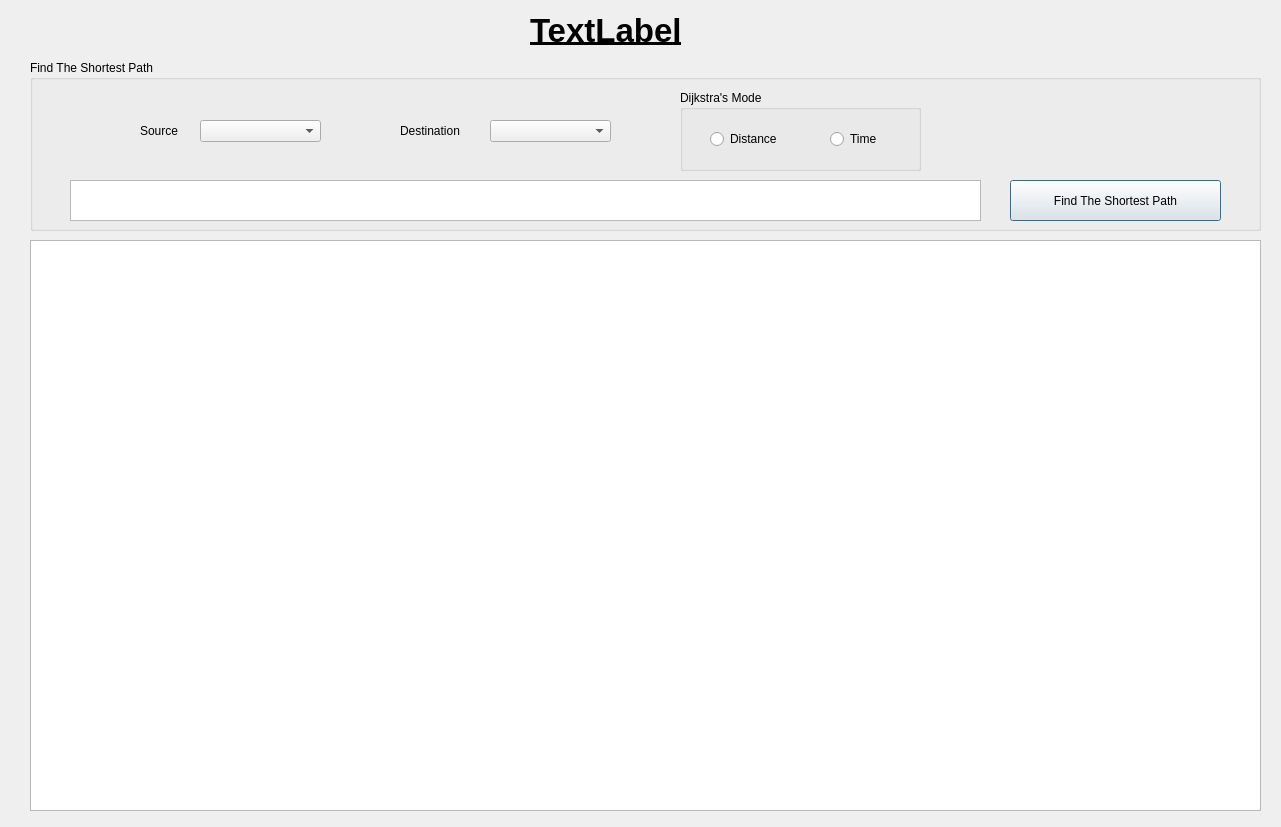
<?xml version="1.0" encoding="UTF-8"?>
<ui version="4.0">
 <class>ExploreMap</class>
 <widget class="QDialog" name="ExploreMap">
  <property name="geometry">
   <rect>
    <x>0</x>
    <y>0</y>
    <width>1281</width>
    <height>827</height>
   </rect>
  </property>
  <property name="windowTitle">
   <string>Shortest Path</string>
  </property>
  <widget class="QLabel" name="label">
   <property name="geometry">
    <rect>
     <x>530</x>
     <y>10</y>
     <width>291</width>
     <height>41</height>
    </rect>
   </property>
   <property name="font">
    <font>
     <pointsize>25</pointsize>
     <bold>true</bold>
     <underline>true</underline>
    </font>
   </property>
   <property name="text">
    <string>TextLabel</string>
   </property>
  </widget>
  <widget class="QGroupBox" name="groupBox">
   <property name="geometry">
    <rect>
     <x>30</x>
     <y>60</y>
     <width>1231</width>
     <height>171</height>
    </rect>
   </property>
   <property name="title">
    <string>Find The Shortest Path</string>
   </property>
   <widget class="QComboBox" name="city1">
    <property name="geometry">
     <rect>
      <x>170</x>
      <y>60</y>
      <width>121</width>
      <height>22</height>
     </rect>
    </property>
   </widget>
   <widget class="QComboBox" name="city2">
    <property name="geometry">
     <rect>
      <x>460</x>
      <y>60</y>
      <width>121</width>
      <height>22</height>
     </rect>
    </property>
   </widget>
   <widget class="QLabel" name="label_2">
    <property name="geometry">
     <rect>
      <x>110</x>
      <y>60</y>
      <width>81</width>
      <height>21</height>
     </rect>
    </property>
    <property name="text">
     <string>Source</string>
    </property>
   </widget>
   <widget class="QLabel" name="label_3">
    <property name="geometry">
     <rect>
      <x>370</x>
      <y>60</y>
      <width>101</width>
      <height>21</height>
     </rect>
    </property>
    <property name="text">
     <string>Destination</string>
    </property>
   </widget>
   <widget class="QPushButton" name="findPath">
    <property name="geometry">
     <rect>
      <x>980</x>
      <y>120</y>
      <width>211</width>
      <height>41</height>
     </rect>
    </property>
    <property name="text">
     <string>Find The Shortest Path</string>
    </property>
   </widget>
   <widget class="QTextBrowser" name="path">
    <property name="geometry">
     <rect>
      <x>40</x>
      <y>120</y>
      <width>911</width>
      <height>41</height>
     </rect>
    </property>
    <property name="focusPolicy">
     <enum>Qt::FocusPolicy::NoFocus</enum>
    </property>
   </widget>
   <widget class="QGroupBox" name="groupBox_7">
    <property name="geometry">
     <rect>
      <x>650</x>
      <y>30</y>
      <width>241</width>
      <height>81</height>
     </rect>
    </property>
    <property name="title">
     <string>Dijkstra's Mode</string>
    </property>
    <widget class="QRadioButton" name="distance_rad">
     <property name="geometry">
      <rect>
       <x>30</x>
       <y>40</y>
       <width>101</width>
       <height>18</height>
      </rect>
     </property>
     <property name="text">
      <string>Distance</string>
     </property>
    </widget>
    <widget class="QRadioButton" name="time_rad">
     <property name="geometry">
      <rect>
       <x>150</x>
       <y>40</y>
       <width>69</width>
       <height>18</height>
      </rect>
     </property>
     <property name="text">
      <string>Time</string>
     </property>
    </widget>
   </widget>
  </widget>
  <widget class="QGraphicsView" name="visualizePath">
   <property name="geometry">
    <rect>
     <x>30</x>
     <y>240</y>
     <width>1231</width>
     <height>571</height>
    </rect>
   </property>
   <property name="focusPolicy">
    <enum>Qt::FocusPolicy::NoFocus</enum>
   </property>
  </widget>
 </widget>
 <tabstops>
  <tabstop>city1</tabstop>
  <tabstop>city2</tabstop>
  <tabstop>distance_rad</tabstop>
  <tabstop>time_rad</tabstop>
  <tabstop>path</tabstop>
  <tabstop>findPath</tabstop>
  <tabstop>visualizePath</tabstop>
 </tabstops>
 <resources/>
 <connections/>
</ui>
